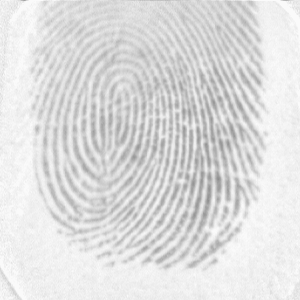
%> input picture trabalho2/ex3/FingerprintImages/finger3.tif, 300 x 300 px
$ octave --eval "result = fingerprint_enhancement_morph;"   (GNU Octave 9; MATLAB toolbox functions it lacks are replaced by stand-ins)
%> lines starting %> are read from the running program, lines starting %| are printed output that depends on the picture; in (x1, y1, x2, y2) boxes, pixels count from 0 and x2, y2 are one past the last pixel; in counts of white or black regions, pixels touching at a corner belong together; the program's own positions count from 1
%
% ISEL - Instituto Superior de Engenharia de Lisboa.
%
% LEIC - Licenciatura em Engenharia Informatica e de Computadores.
% MEIC - Mestrado em Engenharia Informatica e de Computadores.
%
% PIB - Processamento de Imagem e Biometria.
%
% fingerprint_enhancement.m
% Para uma imagem de impress鉶 digital produz uma vers鉶 bin醨ia da
% mesma, tentando separar as riscas.

function IBW = fingerprint_enhancement_morph(filename)

    if nargin==0
         filename = 'FingerprintImages\finger3.tif';
        %  filename = 'FingerprintImages\finger5.bmp';
    end

    % Ler a imagem a partir do ficheiro.
    J = imread(filename);
%> J is the input picture: size 300x300 uint8; min 141, max 250, mean 222.2
    I = imadjust(J);%,[0.7 1],[0 1]
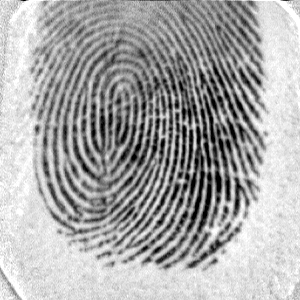
%> I: size 300x300 uint8; min 0, max 255, mean 168.8

    % Calcular o limiar 髏imo para transformar a imagem
    % na sua vers鉶 bin醨ia (m閠odo de Otsu).
    level = graythresh(I);
%> level = 0.614
     % Converter para imagem bin醨ia.
    IBW = im2bw(I, level);
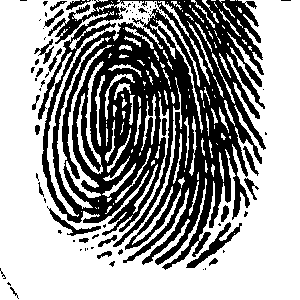
%> IBW: size 300x300 logical; 61.5% white; 79 black regions (57 under 20 px), largest, box (x1, y1, x2, y2) and area: (38, 0, 266, 270) 32242, (186, 222, 242, 268) 502, (47, 206, 101, 236) 277
    IBW_origin = ~IBW;

    radius = 1,5;
    se = strel('disk',radius);
    radius1 = 2;
    se1 = strel('disk',radius1);
    radius2 = 1;
    se2 = strel('disk',radius2);

    IBW_morph = imerode(imdilate(imerode(imopen(IBW_origin,se),se1),se),se2);
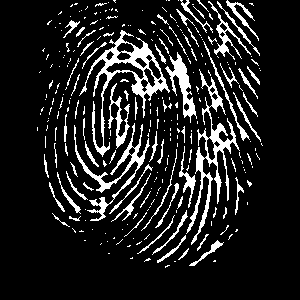
%> IBW_morph: size 300x300 logical; 12.8% white; 270 white regions (197 under 20 px), largest, box (x1, y1, x2, y2) and area: (79, 30, 170, 157) 1937, (186, 69, 240, 245) 1704, (74, 123, 150, 221) 1095
    IBW = bwmorph(IBW_morph,'skel',Inf);
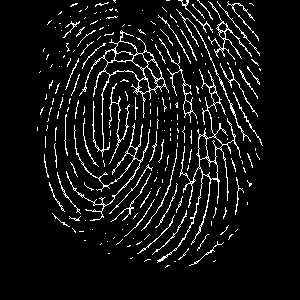
%> IBW: size 300x300 logical; 7.2% white in thin lines or dots, all inside (x1, y1, x2, y2) = (37, 0, 263, 268)
    figure();
    subplot(141); imshow(J); title(filename);
    subplot(142); imshow(IBW_origin); title(' Imagem bin醨ia' );
    subplot(143); imshow(IBW_morph); title(' Vers鉶 morfol骻iva' );
    subplot(144); imshow(IBW); title(' Vers鉶 1 bit' );
end

$ run again, with trabalho2/ex3/FingerprintImages/finger5.bmp saved as trabalho2/ex3/FingerprintImages/finger3.tif
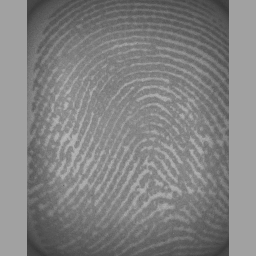
%> input picture trabalho2/ex3/FingerprintImages/finger5.bmp, 256 x 256 px
%> in fingerprint_enhancement_morph, J is the input picture: size 256x256 uint8; min 55, max 187, mean 129.9
%> in fingerprint_enhancement_morph, `I = imadjust(J);`:
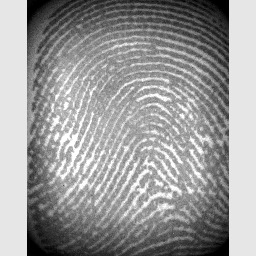
%> I: size 256x256 uint8; min 0, max 255, mean 153.3
%> level = 0.557
%> IBW_origin: size 256x256 logical; 40.7% white; 402 white regions (387 under 20 px), largest, box (x1, y1, x2, y2) and area: (27, 0, 229, 256) 25128, (151, 64, 175, 72) 77, (126, 50, 146, 57) 56
%> IBW_morph: size 256x256 logical; 26.2% white; 61 white regions (55 under 20 px), largest, box (x1, y1, x2, y2) and area: (29, 118, 227, 256) 8588, (29, 0, 227, 117) 8193, (201, 97, 226, 127) 80, (137, 31, 157, 35) 35, (184, 49, 200, 57) 26, (156, 41, 168, 45) 21
%> in fingerprint_enhancement_morph, `IBW = bwmorph(IBW_morph,'skel',Inf);`:
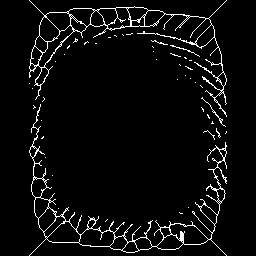
%> IBW: size 256x256 logical; 4.6% white in thin lines or dots, all inside (x1, y1, x2, y2) = (29, 0, 227, 256)

$ run again, with trabalho2/ex3/FingerprintImages/finger1.tif copied over trabalho2/ex3/FingerprintImages/finger3.tif
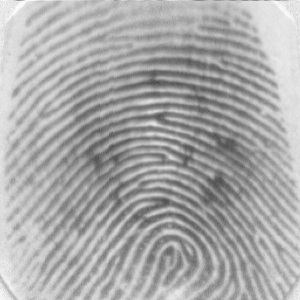
%> input picture trabalho2/ex3/FingerprintImages/finger1.tif, 300 x 300 px
%> in fingerprint_enhancement_morph, J is the input picture: size 300x300 uint8; min 71, max 250, mean 169.5
%> in fingerprint_enhancement_morph, `I = imadjust(J);`:
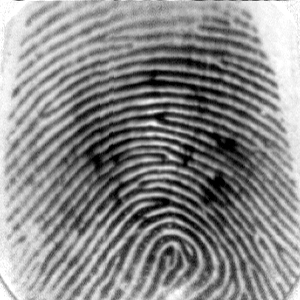
%> I: size 300x300 uint8; min 0, max 255, mean 137.1
%> level = 0.512
%> IBW_origin: size 300x300 logical; 44.5% white; 134 white regions (102 under 20 px), largest, box (x1, y1, x2, y2) and area: (17, 31, 296, 300) 35106, (134, 234, 199, 298) 1770, (199, 16, 250, 38) 479
%> IBW_morph: size 300x300 logical; 21.3% white; 136 white regions (114 under 20 px), largest, box (x1, y1, x2, y2) and area: (29, 71, 277, 300) 15199, (116, 45, 269, 91) 1435, (143, 236, 197, 278) 486
%> in fingerprint_enhancement_morph, `IBW = bwmorph(IBW_morph,'skel',Inf);`:
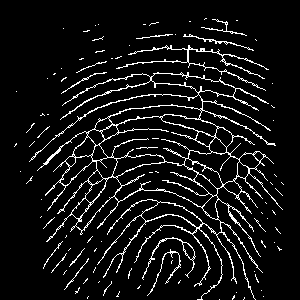
%> IBW: size 300x300 logical; 7.7% white in thin lines or dots, all inside (x1, y1, x2, y2) = (14, 18, 284, 300)

$ run again, with trabalho2/ex3/FingerprintImages/finger2.tif copied over trabalho2/ex3/FingerprintImages/finger3.tif
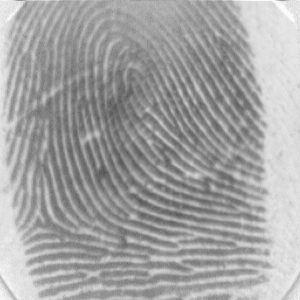
%> input picture trabalho2/ex3/FingerprintImages/finger2.tif, 300 x 300 px
%> in fingerprint_enhancement_morph, J is the input picture: size 300x300 uint8; min 80, max 250, mean 163.4
%> in fingerprint_enhancement_morph, `I = imadjust(J);`:
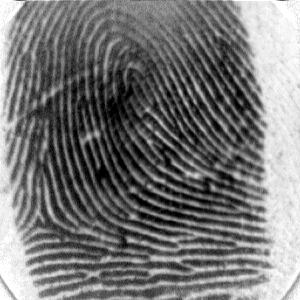
%> I: size 300x300 uint8; min 0, max 255, mean 118.3
%> level = 0.555
%> IBW_origin: size 300x300 logical; 68.6% white; 327 black regions (271 under 20 px), largest, box (x1, y1, x2, y2) and area: (120, 0, 300, 300) 15731, (0, 0, 117, 300) 7960, (141, 241, 217, 251) 250
%> IBW_morph: size 300x300 logical; 50.3% white; 156 black regions (42 under 20 px), largest, box (x1, y1, x2, y2) and area: (0, 0, 300, 300) 34307, (79, 0, 184, 38) 1154, (171, 153, 216, 181) 452
%> in fingerprint_enhancement_morph, `IBW = bwmorph(IBW_morph,'skel',Inf);`:
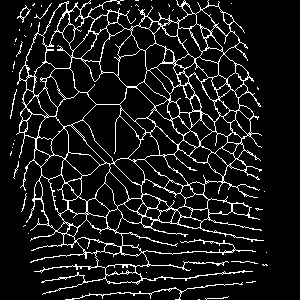
%> IBW: size 300x300 logical; 10.1% white in thin lines or dots, all inside (x1, y1, x2, y2) = (10, 0, 268, 300)
